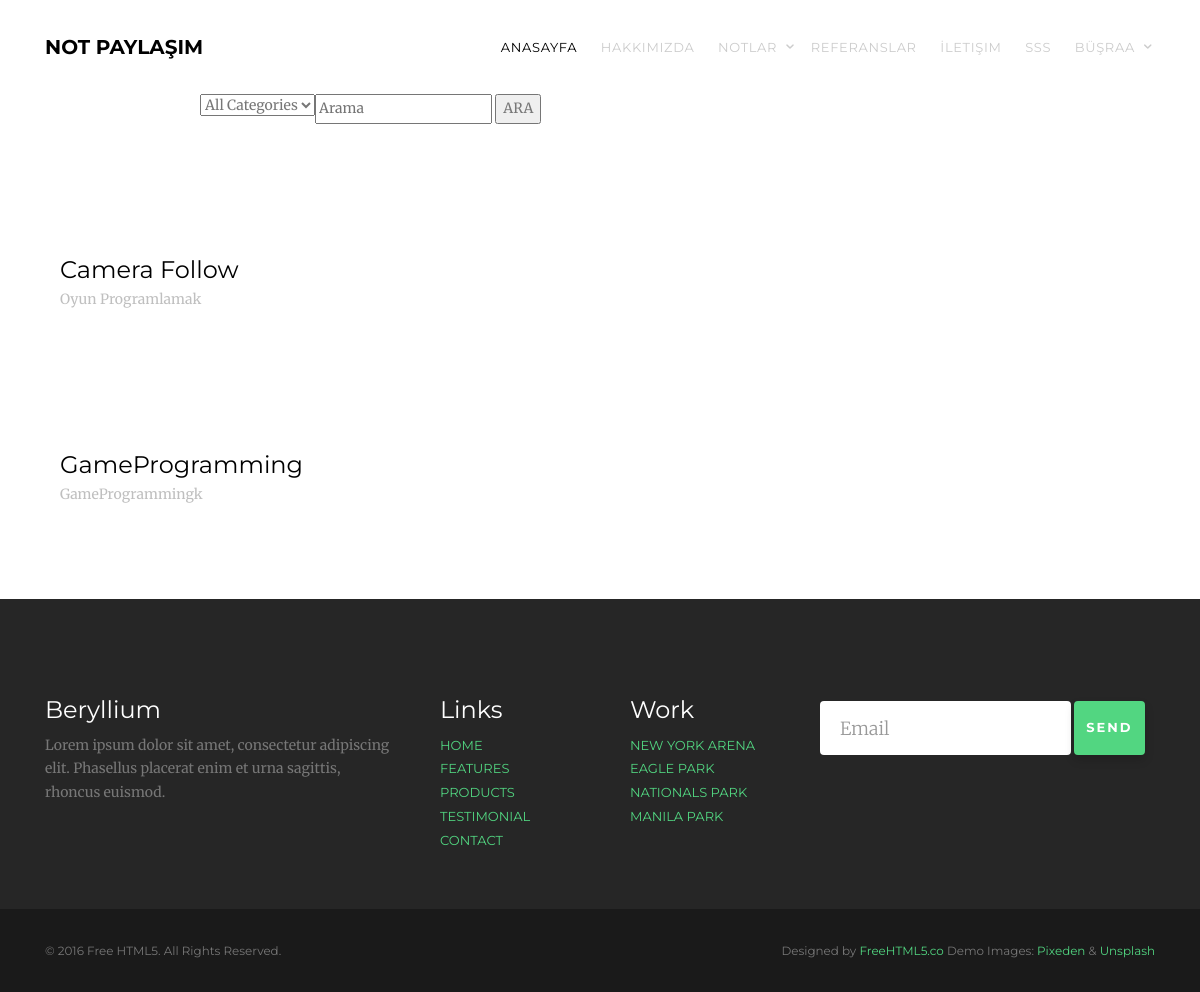
Screenshot of /category/15/oyun-programlama/ (signed in) with the database file from the repository.
### note/models.py (models this page shows, shortened)
class Note(models.Model):
    STATUS = (
        ('True', 'Evet'),
        ('False', 'Hayır'),
    )
    user = models.ForeignKey(User, on_delete=models.SET_NULL, null=True)
    category = models.ForeignKey(Category, on_delete=models.CASCADE)  # relation with Category table
    title = models.CharField(max_length=200)
    keywords = models.CharField(blank=True,max_length=255)
    description = models.CharField(blank=True,max_length=255)
    image = models.ImageField(blank=True, upload_to='images/')
    detail = RichTextUploadingField()
    slug = models.SlugField(null=False, unique=True)
    status = models.CharField(max_length=10, choices=STATUS)
    create_at = models.DateTimeField(auto_now_add=True)
    update_at = models.DateTimeField(auto_now=True)
    def image_tag(self):
        return mark_safe('<img src="{}" height="50"/>'.format(self.image.url))
    image_tag.short_description = 'Image'

### home/views.py (the view)
# urls.py: path('category/<int:id>/<slug:slug>/',views.category_notes, name='category_notes'),
def category_notes(request,id,slug):
    category = Category.objects.all()
    categorydata = Category.objects.get(pk=id)
    notes = Note.objects.filter(category_id=id)
    context = {'notes': notes,
               'category': category,
               'categorydata': categorydata}
    return render(request,'notes.html',context)

### home/templates/notes.html (shortened to what this page needs)
{% extends 'homebase.html' %}
{% block slider %} {% include "slider.html" %} {% endblock %}
{% block content %}
    <div class="gtco-section">
        <div class="container">
            <div class="row">
            {% for rs in notes %}
					<div class="col-md-12">
						<div >
							<div class="item">
								<div class="gtco-item">
									<h2><a href="#">{{rs.description}}</a></h2>
									<p class="role">{{ rs.title }}k</p>
								</div>
							</div>
						</div>
					</div>
            {% endfor %}
				</div>
        </div>
    </div>
{% endblock %}

### home/templates/header.html (shortened to what this page needs)
    {% load static %}
    <header>
        <nav class="gtco-nav" role="navigation">
                <div class="gtco-container">
                    <div class="row">
                        <div class="col-sm-2 col-xs-12 col-md-4">
                            <div id="gtco-logo"><a href="index.html">Not Paylaşım</a> </div>
                        </div>
                        <div class="col-xs-10 col-md-8 text-right menu-1">
                            <ul>
                                <li class="active"><a href="/">Anasayfa</a></li>
                                <li><a href="/hakkimizda">Hakkımızda</a></li>
                                <li class="has-dropdown">
                                    <a href="#">Notlar</a>
                                        {% load mptt_tags %}
                                </li>
                                <li><a href="/referanslar">Referanslar</a></li>
                                <li><a href="/iletisim">İletişim</a></li>
                                <li><a href="/sss">SSS</a></li>
                                <li class="has-dropdown">
                                    {% if user.id is not None %}
                                    <a href="#">{{ user.first_name }}</a>
                                    {% else %}
                                    <a href="/login" >Login</a>/<a href="/signup" >Join</a>
                                    {% endif %}
                                </li>
                            </ul>
                        </div>
                    </div>
                </div>
            </nav>
                    <div style=" margin-right: 50px; margin-left: 200px">
                        <form  action="/search/" method="post" >
                            <input id="query" name="query"  type="text" placeholder="Arama" required>
                            {% load mptt_tags %}
                            <select style="float: left" name="catid" class="input search-categories">
                                <option value="0">All Categories</option>
                            </select>
                            <button type="submit">ARA</button>
                        </form>
                    </div>
    </header>

### home/static/css/style.css (style rules this page uses)
body { font-family: "Merriweather", serif; font-weight: 400; font-size: 14px; line-height: 1.7; color: #777; background: #fff; }
a { color: #52D681; -webkit-transition: 0.5s; -o-transition: 0.5s; transition: 0.5s; }
p { margin-bottom: 20px; }
h1, h2, h3, h4, h5, h6, figure { color: #000; font-family: "Montserrat", sans-serif; font-weight: 400; margin: 0 0 20px 0; }
.gtco-container { max-width: 1140px; position: relative; margin: 0 auto; padding-left: 15px; padding-right: 15px; }
.gtco-nav { position: relative; top: 0; margin: 0; padding: 0; width: 100%; padding: 30px ; z-index: 1001; font-family: "Montserrat", sans-serif; }
.gtco-nav #gtco-logo { font-size: 20px; margin: 0; padding: 0; text-transform: uppercase; font-weight: bold; }
.gtco-nav #gtco-logo a { color: #000; }
.gtco-nav ul { padding: 0; margin: .4em 0 0 0; }
.gtco-nav ul li { padding: 0; margin: 0; list-style: none; display: inline; line-height: 1.5; font-family: "Montserrat", sans-serif; }
.gtco-nav ul li > a { text-transform: uppercase; font-size: 13px !important; letter-spacing: .05em; }
.gtco-nav ul li a { font-size: 16px; padding: 30px 10px; color: #cccccc; -webkit-transition: 0.5s; -o-transition: 0.5s; transition: 0.5s; }
.gtco-nav ul li.has-dropdown { position: relative; }
.gtco-nav ul li.has-dropdown > a { position: relative; padding-right: 20px !important; }
.gtco-nav ul li.has-dropdown > a:after { font-family: 'icomoon'; speak: none; font-style: normal; font-weight: normal; font-variant: normal; text-transform: none; line-height: 1; -webkit-font-smoothing: antialiased; -moz-osx-font-smoothing: grayscale; content: "\e921"; font-style: 10px; position: absolute; top: 50%; margin-top: -7px; right: 0; color: #ccc; }
.gtco-nav ul li.active > a { color: #000 !important; }
.gtco-staff, .gtco-item { margin-bottom: 4em; float: left; width: 40%; display: block; height:auto; margin: 30px; }
.gtco-staff h2, .gtco-item h2 { font-size: 24px; margin-bottom: 5px; }
.gtco-staff h2 a, .gtco-item h2 a { color: #000 !important; }
.gtco-staff p, .gtco-item p { margin-bottom: 30px; color: #777; }
.gtco-staff .role, .gtco-item .role { color: #bfbfbf; margin-bottom: 20px; font-weight: normal; display: block; }
.gtco-section { padding: 3em 0; clear: both; position: relative; }

### rows the page displays
Note: description "Camera Follow", title "Oyun Programlama"
Note: description "GameProgramming", title "GameProgramming"

### other values shown
{{ user.first_name }} "BÜŞRAA"
